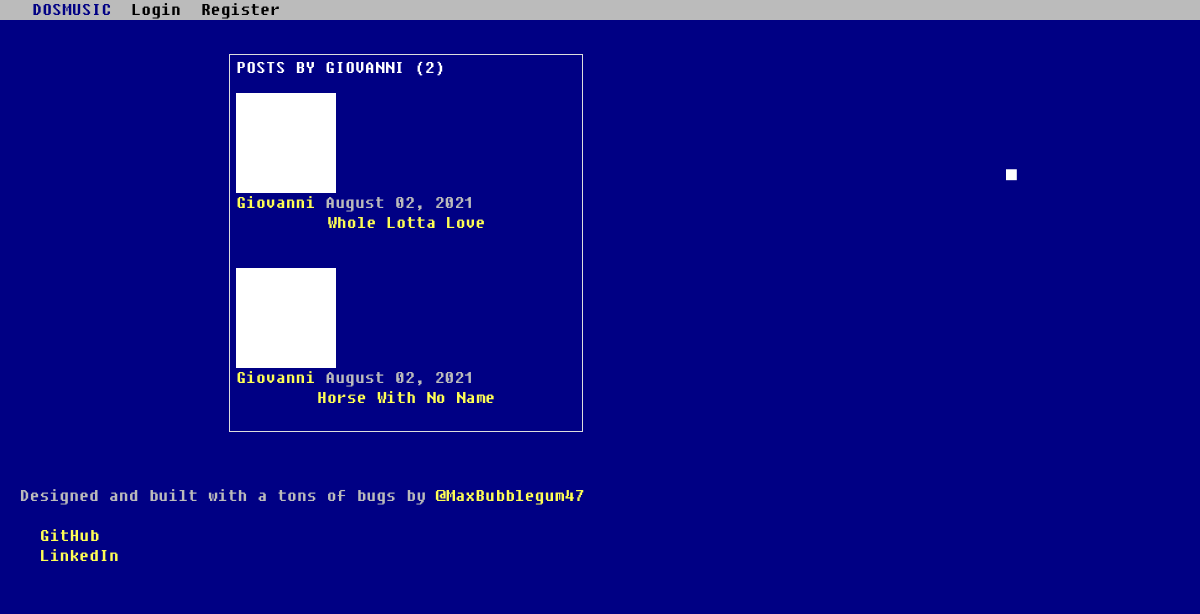
The app's page /user/Giovanni, older data.
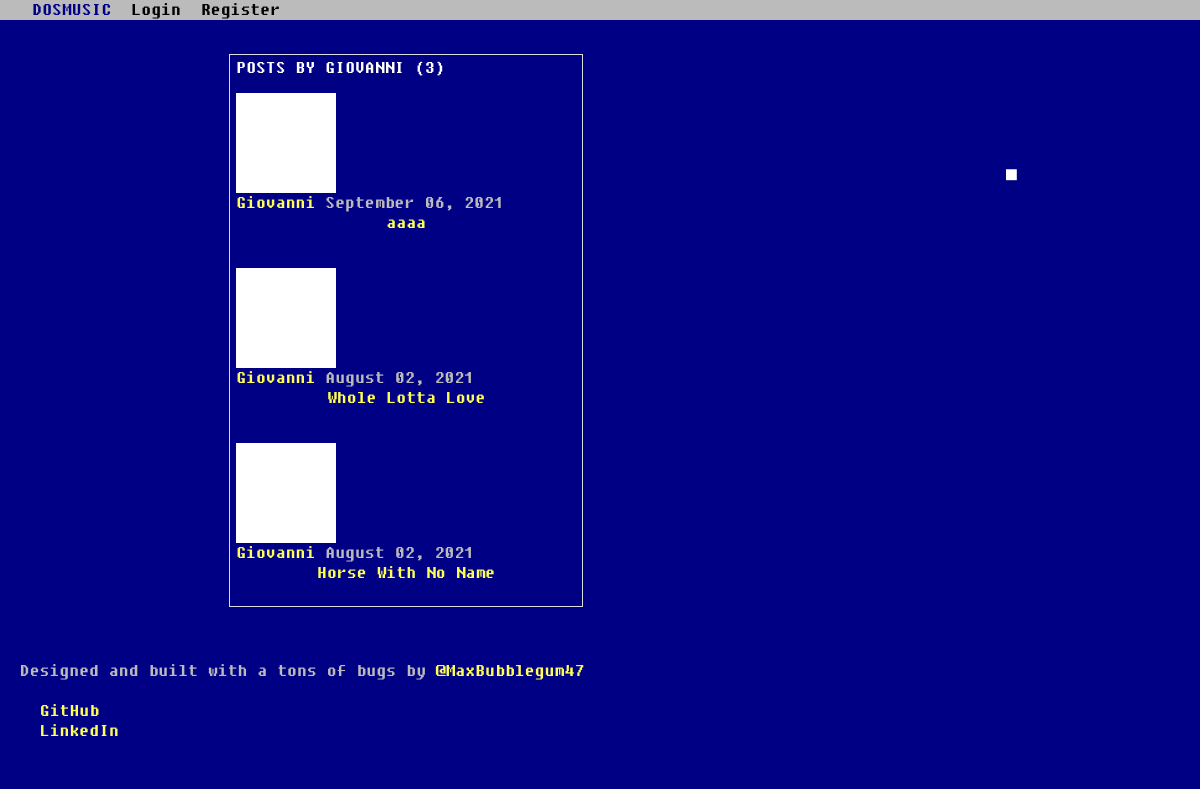
The same page, newer data.
### blog/models.py (models this page shows, shortened)
class Post(models.Model):
    title = models.CharField(max_length=100)
    audio = models.FileField(default="cash.mp3")
    header_image = models.ImageField(null=True, blank=True, upload_to="images/")
    date_posted = models.DateTimeField(default=timezone.now)
    author = models.ForeignKey(User, on_delete=models.CASCADE, blank=True)
    singer = models.CharField(max_length=100, default="", blank=True)
    album = models.CharField(max_length=100, default="", blank=True)
    likes = models.ManyToManyField(User, related_name="blog_post")
    category = models.CharField(max_length=255, default="uncategorized", blank=True)

### users/models.py (models this page shows, shortened)
class Profile(models.Model):
    user = models.OneToOneField(User, null=True, on_delete=models.CASCADE)
    image = models.ImageField(default='default.jpg', upload_to='profile_pics')

### blog/views.py (the view)
# urls.py: path('user/<str:username>', UserPostListView.as_view(), name='user-posts'),
class UserPostListView(ListView):
    model = Post
    template_name = 'user_posts.html'  # <app>/<model>_<viewtype>.html
    context_object_name = 'posts'
    paginate_by = 5
    def get_queryset(self):
        user = get_object_or_404(User, username=self.kwargs.get('username'))
        return Post.objects.filter(author=user).order_by('-date_posted')
    def get_context_data(self, *args, **kwargs):
        cat_menu = Category.objects.all()
        context = super(UserPostListView, self).get_context_data()
        context["cat_menu"] = cat_menu
        return context

### blog/templates/user_posts.html (shortened to what this page needs)
{% extends "base.html" %}
{% block content %}
<div class="center">
    <ul class="thumbnails">
    <li class="span4">
    <div class="thumbnail">
    <h1 class="mb-3">Posts by {{ view.kwargs.username }} ({{ page_obj.paginator.count }})</h1>
    {% for post in posts %}
        <article class="media content-section">
          <img class="rounded-circle article-img" style="height: 100px; width: 100px;" src="{{ post.author.profile.image.url }}" alt="">
          <div class="media-body">
            <div class="article-metadata">
              <a class="mr-2" href="{% url 'user-posts' post.author.username %}">{{ post.author }}</a>
              <small class="text-muted">{{ post.date_posted|date:"F d, Y" }}</small>
            </div>
            <h2><a class="article-title" href="{% url 'post-detail' post.id %}">{{ post.title }}</a></h2>
          </div>
        </article>
    {% endfor %}
    </div>
    </li>
    </ul>
</div>
{% endblock content %}

Row changes from the older to the newer data that the page shows:
added Post: author.profile.image (placeholder picture), author "Giovanni", date_posted "September 06, 2021", title "aaaa"
Text that changed along with them:
{{ page_obj.paginator.count }}: "2" → "3"
